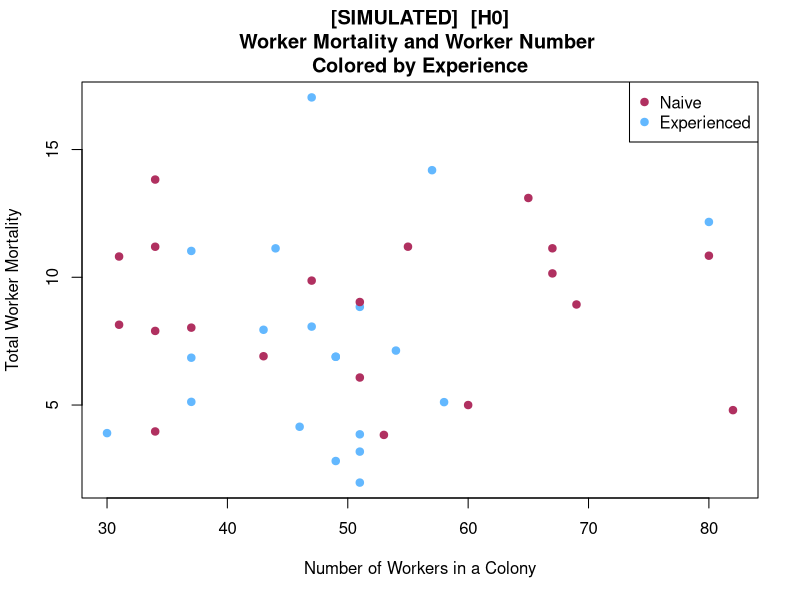
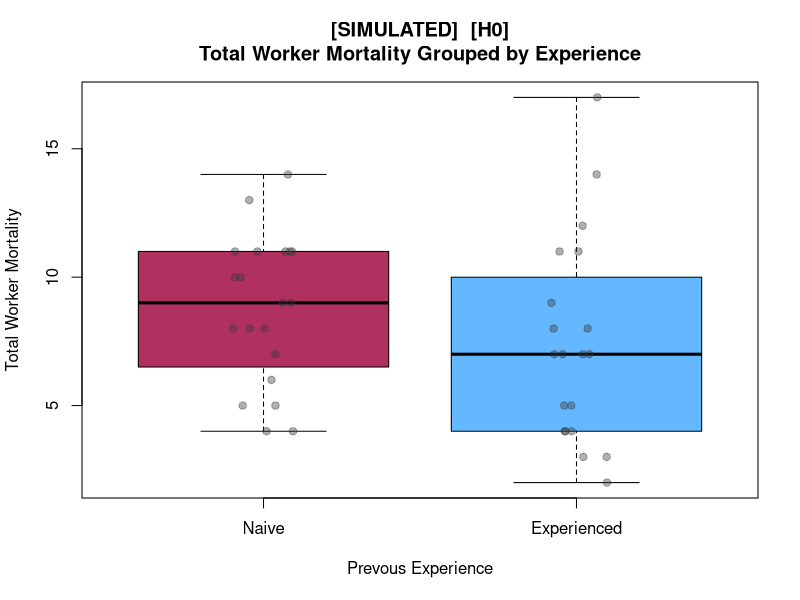
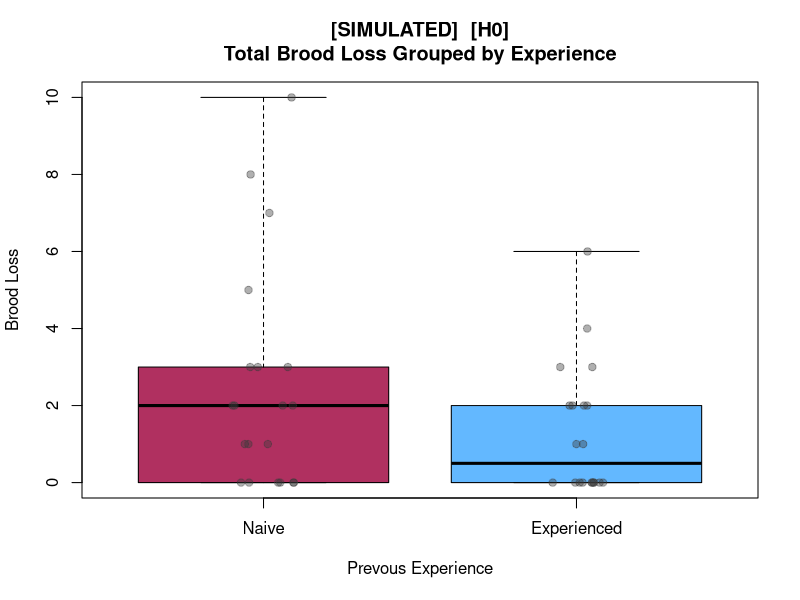

Source code (R) for these figures, in order: (Note: this script raises an error after producing the figures.)
###
#    Emiliano Calvo Alcaniz
#######################################################
#                  Ch 2 
##     What is the role of experience                ##
##      in determining contest success?              ##
#           Feb-2026
#######################################################

### README!!!! ---------------------------------------
# For ease of reading, I've tried to stick to a code:

###  3 HASHTAGS MEANS SECTION TITLE OR OVERVIEW

##   2 hashtags is an intermediate comment

#    1 hashtag is a comment explaining what the line(s) of code is/are doing
#   -> 1 hashtag + an arrow means this comment is a continuation of the one above

### SETTING UP THE SCRIPT (WORKING DIR, LIBRARIES, ETC) ----------------
## My working directory: 
# setwd("C:/Users/wjwor/OneDrive/Desktop/gitrepos/experience-contests")

# install.packages('dplyr')
library("dplyr")

### SEED, FUNCTIONS, & PARAMETERS FOR SIMULATING COLONY IMAGES ------------
# set the seed for consistency
set.seed(123)

# Set the collection sites, each of which corresponds to one of the following:
# Willow Canyon, Mount Lemmon, Madera Canyon, Jack Mountain
locations <- c("WC", "ML", "MC", "JM")

### HELPER FUNCTION #1
#   Create a function to make the colony IDs, which are structured as 
#   Collection date (YYMMDD) Location _ Order, ex: 260221JM_A
make_colony_id <- function(date_str, location, order_letter) {
  # paste0() is a special function that links vectors and converts them into characters
  paste0(date_str, location, "_", order_letter)
}

### HELPER FUNCTION #2
#   Create a function to make the contest IDs, which are structured as
#   -> Contest date (YYMMDD) _ Order, ex: 260201_A
#   For simplicity's sake, I'm simulating as if I'll only do one contest daily
make_contest_id <- function(date_str, suffix = "A") {
  paste0(date_str, "_", suffix)
}

# Set start date for the collection and contests
# We'll just pretend it all started on January 1st of this year
start_date <- as.Date("2026-01-01")

### SET UP THE POOL OF COLONY CODES TO USE
#   20 experienced colonies (will have experience of 0, 1, & 2 previous contests)
#   20 naive colonies (appear once, experience = 0, vs final experienced colonies)

# Set colony collection dates, which will be said to occur daily for 40 days 
# -> starting on January 1st
## This _does_ mean that some colonies will be implied to have been caught
## -> after another colony that doesn't actually exist. Don't ask. I only just caught this
colony_dates     <- format(start_date + 0:39, "%y%m%d")

# Set colony collection sites, which will be randomly sampled from one of the
# -> collection sites I set before, and will get a random letter to denote
# -> in which order they were collected
colony_locations <- sample(locations, 40, replace = TRUE)
colony_orders    <- sample(LETTERS[1:8], 40, replace = TRUE)

# Put together the colony IDs based on the site, date, and location info set before
colony_ids       <- mapply(make_colony_id,
                     colony_dates,
                     colony_locations,
                     colony_orders)

# Assign the colonies we just simulated to either the experienced or naive group
experienced_colonies <- colony_ids[1:20]   # will fight 3 contests total
naive_colonies       <- colony_ids[21:40]  # will fight 1 contest

### SET THE QUEEN NUMBER
## If this isn't done, you get colonies who shift 
## --> between 1 and 20 queens sometimes
queen_distribution <- round(rexp(40, rate = 0.3))+1
queen_lookup <- setNames(
  # here, we have r pick between 1 and 20 queens, where the probability of having
  # -> 1 queen is 25%, and any of the other 9 options are randomly chosen from the remaining 75%
  sample(queen_distribution, 40, replace = FALSE,)
  , colony_ids
)

#  Set the contest dates, they obviously have to take place after the collection dates
contest_dates <- format(start_date + 40 + 0:39, "%y%m%d")

### PAIR UP THE EXPERIENCED COLONIES FOR EACH CONTEST
##  To do this, we'll be creating a round-robin function to pair up the colonies

# First, define a function called round_robin that takes a single argument: colonies
# -> "colonies" is the vector of 20 experienced colony IDs
# n gets set as the number of colonies, and can then be used to control the
# -> length of the loop so it stops once we're out of colonies
round_robin <- function(colonies) {
  n     <- length(colonies)
  # set the first colony as "fixed" so the round robin algorithm can rotate the
  # -> other colonies around it. The remaining colonies are set as "rotating"
  fixed <- colonies[1]
  rotating <- colonies[-1]
  # create an empty list with 19 spaces, so the colonies each face 
  # -> the other colonies ONLY ONCE
  rounds <- vector("list", n - 1)
  ## This is the hard part :'(
  #  Below, we tell r to loop through a sequence of the number of colonies MINUS 1
  #  -> that way, we don't pair up colonies against a colony they already fought
  #  "round_cols" is an assembled sequence of the colonies, with the fixed colony first
  #  -> Reminder: in a round-robin, you want one fixed individual that the others rotate around
  ## I'm going to break down the "pairs" line in extreme detail bc it's hard
  #  seq(1, n, by = 2) creates a sequence of numbers, 1:n, 
  #  -> where n = the number of colonies (basically, n = 20)
  #  -> this creates a sequence of the LEFT-SIDE colony in each pair (1, 3, 5, ... up to 19)
  #  lapply(X, FUN) returns a list of X that has had a function (FUN) applied to it
  #  -> (IN OUR CASE, X = the sequence of left-side colony pairings we just made)
  #     -> Reminder: we want to create a list of paired up colonies from which
  #     -> we simulate contests, that's the round-robin thing we've been doing
  #  -> the function below, function(i) says for each iteration (i)
  #     -> (IN OUR CASE, i = the LEFT SIDE COLONY OF THE PAIR set by the sequence)
  #     -> we want to create a pairing, where the colony i is paired with
  #     -> the colony i + 1
  ##    -> WHAT DOES THIS MEAN????
  #        -> VERY SIMPLY: we are creating a list of pairs where colonies 1&2 are paired,
  #        -> colonies 3&4 are paired, 5&6, 7&8, etc
  ##    -> IS THIS THE EASIEST WAY TO DO THIS? 
  ##       -> My dad said no but I don't know
  #   Okay, now we have our pairs, we need to store them, which we do into "rounds[[r]]"
  #   -> we have to do this with the [[]] because this allows us to store them in 
  #   -> a way where they won't get overwritten AND we can retrieve them later
  #   -> The rounds had to be broken down into blocks (rounds[1], rounds[2], rounds[3])
  #   -> because there's going to be 3 pairing events where the colonies cannot fight
  #   -> against a repeat colony
  #  Lastly, the rotating line exists to shift the colony pairs over, to create new pairings
  #  -> we create a list where the current LAST colony becomes the new FIRST colony
  #  -> "rotating[length(rotating)] is the same as "rotating[19]"
  #  -> "rotating[-length(rotating)]" takes the list of colonies except for the final one
  #  ->  and leaves them in the same order as before
  #      -> This allows the next iteration of the loop to assign new pairings without
  #      -> accidentally having repeat contests between colonies
  #  After all this, we close the loop
  
  for (r in seq_len(n - 1)) {
    round_cols <- c(fixed, rotating)
    pairs <- lapply(seq(1, n, by = 2), function(i) c(round_cols[i], round_cols[i + 1]))
    rounds[[r]] <- pairs
    rotating <- c(rotating[length(rotating)], rotating[-length(rotating)])
  }
  
  # "rounds" below now gives us the final list of rounds, which has the 19 rounds of 10 pairings
  rounds
}

# Here, we combine all the lists of rounds from before 
all_rounds <- round_robin(experienced_colonies)

# Now, we create the shuffled pairings for the first 2 rounds of experience contests
block1_pairs <- all_rounds[[1]] # Round 1 → Block 1 pairs (experience = 0)
block2_pairs <- all_rounds[[2]] # Round 2 → Block 2 pairs (experience = 1)

# Round 3 pairings: experienced vs naive colonies
naive_shuffled <- sample(naive_colonies) # shuffle the colonies to create random pairing
block3_pairs   <- lapply(1:20, function(i) c(experienced_colonies[i], naive_shuffled[i]))


### SET UP DISTRIBUTIONS FOR STUFF THAT ISN'T HYPOTHESIS-SPECIFIC
# For brood, set the mean and standard deviation
brood_mean <- 50
brood_sd <- 20
brood_num <- round(rnorm(40, mean = brood_mean, sd = brood_sd))

# For workers, set the mean and standard deviation
worker_mean <- 50
worker_sd <-15
worker_num <- round(rnorm(40, mean = worker_mean, sd = worker_sd))


### SIMULATED COLONY IMAGES FOR H0 ----------------------------------

# Creating an empty df for h0 to use for simulated data, matching my datasheet
sim_images_h0_df <- data.frame(
      contest_id = character(0)
  ,   colony_id = character(0)
  ,   worker_number = integer(0)
  ,   brood_number = integer(0)
  ,   queen_number = integer(0)
  ,   contest_mortality = integer(0)
  ,   hr_mortality = integer(0)
  ,   total_mortality = integer(0)
  ,   previous_experience = factor(character(0))
  ,   brood_loss = integer(0)
  ,   notes = character(0)
)

# For mortalities
# Set as an exponential distribution where the majority of the values
# -> are very low and a small amount are larger
contest_mortality_distribution_h0 <- round(rexp(40, rate = 0.33)) + 1
hr_mortality_distribution_h0 <- round(rexp(40, rate = 0.31)) + 1


### NOW WE ADD THE ROWS TO THE DATA FRAME WE MADE
# Here's another function, this one adding information to the df
make_rows <- function(contest_id, colony_id, experience) {
# the number of rows should correspond to the number of colonies
  n_rows <- length(colony_id)
  data.frame(
# the contest_id column should replicate the contest ids set up the number of times
# -> that we have rows
    contest_id           = rep(contest_id, n_rows)
  ,  colony_id            = colony_id
# the worker and brood number should be randomly sampled from a set of values
  ,  worker_number        = sample(worker_num,  n_rows, replace = TRUE)
  ,  brood_number         = sample(brood_num,  n_rows, replace = TRUE)
# the queen number is just based on the sample we made before
  ,  queen_number         = queen_lookup[colony_id]
# contest and hr mortality are randomly sampled
  ,  contest_mortality    = sample(contest_mortality_distribution_h0, n_rows)
  ,  hr_mortality         = sample(hr_mortality_distribution_h0, n_rows)
# total mortality is left blank and will be calculated at the end by adding up 
# -> the previous two lines
  ,  total_mortality      = NA_integer_
# whether the colonies have previous experience depends on the block AND 
# -> the colony type (ie. experienced or naive)
  ,  previous_experience  = factor(experience, levels = c("0", "1", "2"))
# randomly sampled
  ,  brood_loss = round((rexp(n_rows, rate = .7)*rexp(n_rows, rate = 0.7)))
# put in a small chance of random notes, not really important tbh
  ,  notes                = sample(
      c(""), n_rows, replace = TRUE,
      prob = 1)
  ,  stringsAsFactors = FALSE
  )
}

### BLOCK 1: 10 CONTESTS WHERE EXPERIENCE = 0
# seq_along(block1_pairs) creates a sequence along which to iterate the contests
# -> This sequence is then applied to the row-making function below
# -> In this row-making function, r creates the contest id by taking each 
# -> iteration of contest date ("contest_dates[i]") and then converting it into 
# -> a contest id using the contest making function from like 200 lines ago
# The colony_id is determined by retrieving each colony ID from the block pairs list
# -> Because this is a list, we have to use the [[double brackets]] to extract
# -> the actual pair names from the list, not just a new list that [single brackets] 
# -> would give. the "make_rows" function needs the object names themselves
# Experience is 0,0 because both colonies are experiencing their first contest
block1 <- do.call(rbind, lapply(seq_along(block1_pairs), function(i) {
  make_rows(
    contest_id = make_contest_id(contest_dates[i]),
    colony_id  = block1_pairs[[i]],
    experience = c("0", "0")
  )
}))

### BLOCK 2: 10 CONTESTS WHERE EXPERIENCE = 1 
# This is done the same as above but with 3 changes:
# -> 1) We use block2_pairs instead of block1_pairs (bc this is block 2)
# -> 2) The colonies have previous contest experience
# -> 3) The contest ids are pushed back 10 days, to be after the previous contests end
block2 <- do.call(rbind, lapply(seq_along(block2_pairs), function(i) {
  make_rows(
    contest_id = make_contest_id(contest_dates[10 + i]),
    colony_id  = block2_pairs[[i]],
    experience = c("1", "1")
  )
}))

### BLOCK 3: 20 CONTESTS WHERE EXPERIENCE IS EITHER 0 OR 2
# Same comments as above: we update the block_pairs, the experience, and the dates
block3 <- do.call(rbind, lapply(seq_along(block3_pairs), function(i) {
  make_rows(
    contest_id = make_contest_id(contest_dates[20 + i]),
    colony_id  = block3_pairs[[i]],
    experience = c("2", "0")
  )
}))


### DERIVING AND INPUTTING THE TOTAL MORTALITY COLUMN
# rbind() sticks together the data frames that we just put together above
sim_images_h0_df <- rbind(block1, block2, block3)
# This part is easy, just fill the "total_mortality" column 
# with the total mortality added up
sim_images_h0_df$total_mortality <- sim_images_h0_df$contest_mortality +
  sim_images_h0_df$hr_mortality
# rownames(sim_images_h0_df) <- NULL


View(sim_images_h0_df)

### SIMULATED COLONY IMAGES FOR H1 ----------------------------------
# Creating an empty df for h1 to use for simulated data, matching my datasheet
sim_images_h1_df <- data.frame(
  contest_id = character(0)
  ,   colony_id = character(0)
  ,   worker_number = integer(0)
  ,   brood_number = integer(0)
  ,   queen_number = integer(0)
  ,   contest_mortality = integer(0)
  ,   hr_mortality = integer(0)
  ,   total_mortality = integer(0)
  ,   previous_experience = factor(character(0))
  ,   brood_loss = integer(0)
  ,   notes = character(0)
)

### MORTALITY CALCULATIONS FOR H1
# Separated into naive and experienced categories
# Naive has more of a rightward skew, with some major mortality events
contest_mortality_dist_h1_naive <- round(rexp(40, rate = 0.25))
hr_mortality_dist_h1_naive <- round(rexp(40, rate = 0.26))

# Experienced has much less of a skew
contest_mortality_dist_h1_exp <- round(rexp(40, rate = 0.45))
hr_mortality_dist_h1_exp <- round(rexp(40, rate = 0.46))


### NOW WE ADD THE ROWS TO THE DATA FRAME WE MADE
## Since this is the same as before, it won't have detailed comments
## --> EXCEPT where I added something
  make_rows_h1 <- function(contest_id, colony_id, experience) {
    n_rows <- length(colony_id)
# is_exp is a group where experience doesn't equal 0, it's either 1 or 2
    is_exp <- experience != "0"
# Using ifelse() and based on experience, we're gonna have r pick from the mortality
# -> distributions we just outlined above. If the colony is experienced (is_exp),
# -> then the rows funciton will pick from the first mortality distribution sample 
# -> Otherwise, it'll pick from the second mortality distribution sample
      contest_mort <- ifelse(
      is_exp,
      sample(contest_mortality_dist_h1_exp,  n_rows, replace = TRUE),
      sample(contest_mortality_dist_h1_naive, n_rows, replace = TRUE)
    )
# Here, we're doing the exact same thing as above, but with the mortality after
# -> 24 hours (which is what "hr_mort" stands for)
    hr_mort <- ifelse(
      is_exp,
      sample(hr_mortality_dist_h1_exp,  n_rows, replace = TRUE),
      sample(hr_mortality_dist_h1_naive, n_rows, replace = TRUE)
    )
    
# Brood loss: experienced colonies have a higher rate (more concentrated near 0)
    brood_rate <- ifelse(is_exp, 1.4, 0.7)
    brood_loss <- round(rexp(n_rows, rate = brood_rate) * rexp(n_rows, rate = brood_rate))

# Here's what's going in each line of the data frame that I made before
    data.frame(
      contest_id          = rep(contest_id, n_rows),
      colony_id           = colony_id,
      worker_number       = sample(worker_num, n_rows, replace = TRUE),
      brood_number        = sample(brood_num,  n_rows, replace = TRUE),
      queen_number        = queen_lookup[colony_id],
      contest_mortality   = contest_mort,
      hr_mortality        = hr_mort,
      total_mortality     = NA_integer_,
      previous_experience = factor(experience, levels = c("0", "1", "2")),
      brood_loss          = brood_loss,
      notes               = sample(c(""), n_rows, replace = TRUE, prob = 1),
      stringsAsFactors    = FALSE
    )
  }

### BLOCK 1: 10 CONTESTS WHERE EXPERIENCE = 0
block1_h1 <- do.call(rbind, lapply(seq_along(block1_pairs), function(i) {
  make_rows(
    contest_id = make_contest_id(contest_dates[i]),
    colony_id  = block1_pairs[[i]],
    experience = c("0", "0")
  )
}))

### BLOCK 2: 10 CONTESTS WHERE EXPERIENCE = 1 
block2_h1 <- do.call(rbind, lapply(seq_along(block2_pairs), function(i) {
  make_rows(
    contest_id = make_contest_id(contest_dates[10 + i]),
    colony_id  = block2_pairs[[i]],
    experience = c("1", "1")
  )
}))

### BLOCK 3: 20 CONTESTS WHERE EXPERIENCE IS EITHER 0 OR 2
# Same comments as above: we update the block_pairs, the experience, and the dates
block3_h1 <- do.call(rbind, lapply(seq_along(block3_pairs), function(i) {
  make_rows_h1(
    contest_id = make_contest_id(contest_dates[20 + i]),
    colony_id  = block3_pairs[[i]],
    experience = c("2", "0")
  )
}))


### DERIVING AND INPUTTING THE TOTAL MORTALITY COLUMN
# rbind() sticks together the data frames that we just put together above
sim_images_h1_df <- rbind(block1_h1, block2_h1, block3_h1)
# This part is easy, just fill the "total_mortality" column 
# with the total mortality added up
sim_images_h1_df$total_mortality <- sim_images_h1_df$contest_mortality +
  sim_images_h1_df$hr_mortality

View(sim_images_h1_df)
### SIMULATED COLONY IMAGES FOR H2 ----------------------------------
# Creating an empty df for h0 to use for simulated data, matching my datasheet
sim_images_h2_df <- data.frame(
  contest_id = character(0)
  ,   colony_id = character(0)
  ,   worker_number = integer(0)
  ,   brood_number = integer(0)
  ,   queen_number = integer(0)
  ,   contest_mortality = integer(0)
  ,   hr_mortality = integer(0)
  ,   total_mortality = integer(0)
  ,   previous_experience = factor(character(0))
  ,   brood_loss = integer(0)
  ,   notes = character(0)
)

### MORTALITY CALCULATIONS FOR H2
# Naive has LESS of a rightward skew
contest_mortality_dist_h2_naive <- round(rexp(40, rate = 0.96))
hr_mortality_dist_h2_naive <- round(rexp(40, rate = 0.95))

# Experienced has much MORE of a skew, with mortality events
contest_mortality_dist_h2_exp <- round(rexp(40, rate = 0.32))
hr_mortality_dist_h2_exp <- round(rexp(40, rate = 0.33))


### NOW WE ADD THE ROWS TO THE DATA FRAME WE MADE
## Since this is the same as before, it won't have detailed comments
## --> The only real change here is that I'm using my "h2" distributions that
## --> we just made above
make_rows_h2 <- function(contest_id, colony_id, experience) {
  n_rows <- length(colony_id)
  is_exp <- experience != "0"
  contest_mort <- ifelse(
    is_exp,
    sample(contest_mortality_dist_h2_exp,  n_rows, replace = TRUE),
    sample(contest_mortality_dist_h2_naive, n_rows, replace = TRUE)
  )
  
  hr_mort <- ifelse(
    is_exp,
    sample(hr_mortality_dist_h2_exp,  n_rows, replace = TRUE),
    sample(hr_mortality_dist_h2_naive, n_rows, replace = TRUE)
  )
  
  # Brood loss: experienced colonies have a higher rate (more concentrated near 0)
  brood_rate <- ifelse(is_exp, 0.57, 1.33)
  brood_loss <- round(rexp(n_rows, rate = brood_rate) * rexp(n_rows, rate = brood_rate))
  
  data.frame(
    contest_id          = rep(contest_id, n_rows),
    colony_id           = colony_id,
    worker_number       = sample(worker_num, n_rows, replace = TRUE),
    brood_number        = sample(brood_num,  n_rows, replace = TRUE),
    queen_number        = queen_lookup[colony_id],
    contest_mortality   = contest_mort,
    hr_mortality        = hr_mort,
    total_mortality     = NA_integer_,
    previous_experience = factor(experience, levels = c("0", "1", "2")),
    brood_loss          = brood_loss,
    notes               = sample(c(""), n_rows, replace = TRUE, prob = 1),
    stringsAsFactors    = FALSE
  )
}

### BLOCK 1: 10 CONTESTS WHERE EXPERIENCE = 0
block1_h2 <- do.call(rbind, lapply(seq_along(block1_pairs), function(i) {
  make_rows_h2(
    contest_id = make_contest_id(contest_dates[i]),
    colony_id  = block1_pairs[[i]],
    experience = c("0", "0")
  )
}))

### BLOCK 2: 10 CONTESTS WHERE EXPERIENCE = 1 
block2_h2 <- do.call(rbind, lapply(seq_along(block2_pairs), function(i) {
  make_rows_h2(
    contest_id = make_contest_id(contest_dates[10 + i]),
    colony_id  = block2_pairs[[i]],
    experience = c("1", "1")
  )
}))

### BLOCK 3: 20 CONTESTS WHERE EXPERIENCE IS EITHER 0 OR 2
# Same comments as above: we update the block_pairs, the experience, and the dates
block3_h2 <- do.call(rbind, lapply(seq_along(block3_pairs), function(i) {
  make_rows_h2(
    contest_id = make_contest_id(contest_dates[20 + i]),
    colony_id  = block3_pairs[[i]],
    experience = c("2", "0")
  )
}))


### DERIVING AND INPUTTING THE TOTAL MORTALITY COLUMN
# rbind() sticks together the data frames that we just put together above
sim_images_h2_df <- rbind(block1_h2, block2_h2, block3_h2)
# This part is easy, just fill the "total_mortality" column 
# with the total mortality added up
sim_images_h2_df$total_mortality <- sim_images_h2_df$contest_mortality +
  sim_images_h2_df$hr_mortality

View(sim_images_h2_df)

### SIMULATING DATA OF VIDEO ANALYSIS ----------------------------------
simulated_video_data_df <- data.frame(
      contest_id = character(0)
  ,   file_name = character(0)
  ,   contest_id = character(0)
  ,   contest_start_time = numeric(0)
  ,   time_stamp = numeric(0)
  ,   colony_id = character(0)
  ,   number_workers_out = integer(0)
  ,   number_workers_pinning = integer(0)
  ,   number_workers_guarding = integer(0)
  ,   brood_care_in_arena = integer(0)
  ,   tandem_runs = character(0)
  ,   notes = character(0)
)









### SIMULATING DATA COLLECTIVE CONTEST ----------------------------------
simulated_notes_data_df <- data.frame(
      contest_id = character(0)
  ,   date = character(0)
  ,   time_start = character(0)
  ,   colony_1_id = character(0)
  ,   colony_2_id = character(0)
  ,   workers_removed_from_colony_box = numeric(0)
  ,   notes = character(0)
)







### ACTUAL DATA IMPORTING ----------------------------------
# For now.... empty





### DATA WRANGLING  -----------------------------------
















### ANALYSIS -------------------------------------------------------------
### H0 PLOTS ----------

# Renaming the variables I'm plotting for convenience
broodlossh0 <- sim_images_h0_df$brood_loss[41:80]
mortalityh0 <- sim_images_h0_df$total_mortality[41:80]
n_workerh0 <- sim_images_h0_df$worker_number[41:80]
exph0 <- sim_images_h0_df$previous_experience[41:80]

# Have to set the color before cause r hates me specifically
exp_colors <- c("0" = "maroon", "1" = "white", "2" = "steelblue1")

# Create the plot
plot(n_workerh0, jitter(mortalityh0)
     , main = "[SIMULATED]  [H0]\nWorker Mortality and Worker Number \nColored by Experience"
     , xlab = "Number of Workers in a Colony"
     , ylab = "Total Worker Mortality"
     , pch = 19
     , col = exp_colors[exph0]
     )

# For some reason this is the only way I found to actually get rid of the 
# -> experience level of 1 in the legend, since this plot only shows the 
# -> fully experienced vs fully naive colonies
# The droplevels() function gets rid of unused levels from a factor

present_levels <- levels(droplevels(exph0))
legend("topright"
       , legend = c("Naive", "Experienced")
       , col    = exp_colors[present_levels]
       , pch    = 19
)


### BOX PLOTS OF WORKER MORTALITY GROUPED BY EXPERIENCE
boxplot(mortalityh0 ~ previous_experience
        , data = droplevels(sim_images_h0_df[41:80, ])
        , main = "[SIMULATED]  [H0]\nTotal Worker Mortality Grouped by Experience"
        , names = c("Naive", "Experienced")
        , xlab = "Prevous Experience"
        , ylab = "Total Worker Mortality"
        , col = exp_colors[present_levels]
)

### SHOW THE RAW DATA POINTS ON TOP
stripchart(mortalityh0 ~ previous_experience,
           data   = droplevels(sim_images_h0_df[41:80, ])
           , add    = TRUE
           , method = "jitter"
           , pch    = 19
# adjustcolor() gives the option to make the points transparent
           , col    = adjustcolor("gray23", alpha.f = 0.4)
           , vertical = TRUE
)

### STATISTICAL TEST
# Non-parametric test, seeing if the two groups have a 
# -> statistically significant difference
wilcox.test(mortalityh0 ~ exph0, data = sim_images_h0_df)



### BOX PLOTS OF BROOD LOSS GROUPED BY EXPERIENCE
boxplot(broodlossh0 ~ previous_experience
        , data = droplevels(sim_images_h0_df[41:80, ])
        , main = "[SIMULATED]  [H0]\nTotal Brood Loss Grouped by Experience"
        , names = c("Naive", "Experienced")
        , xlab = "Prevous Experience"
        , ylab = "Brood Loss"
        , col = exp_colors[present_levels]
        , range = 0
)

### SHOW THE RAW DATA POINTS ON TOP
stripchart(broodlossh0 ~ previous_experience,
           data   = droplevels(sim_images_h0_df[41:80, ])
           , add    = TRUE
           , method = "jitter"
           , pch    = 19
           # adjustcolor() gives the option to make the points transparent
           , col    = adjustcolor("gray23", alpha.f = 0.4)
           , vertical = TRUE
)

### STATISTICAL TEST

# Non-parametric test, seeing if the two groups have a 
# -> statistically significant difference
wilcox.test(broodloss ~ exp, data = sim_images_h0_df)

### H1 PLOTS ----------
broodlossh1 <- sim_images_h1_df$brood_loss[41:80]
mortalityh1 <- sim_images_h1_df$total_mortality[41:80]
n_workerh1 <- sim_images_h1_df$worker_number[41:80]
exph1 <- sim_images_h1_df$previous_experience[41:80]
pres_levels_h1 <- levels(droplevels(exph1))


### BOX PLOTS OF WORKER MORTALITY GROUPED BY EXPERIENCE
boxplot(mortalityh1 ~ previous_experience
        , data = droplevels(sim_images_h1_df[41:80, ])
        , main = "[SIMULATED]  [H1]\nTotal Worker Mortality Grouped by Experience"
        , names = c("Naive", "Experienced")
        , xlab = "Prevous Experience"
        , ylab = "Total Worker Mortality"
        , range = 0
        , col = exp_colors[pres_levels_h1]
)

### SHOW THE RAW DATA POINTS ON TOP
stripchart(mortalityh1 ~ previous_experience,
           data   = droplevels(sim_images_h1_df[41:80, ])
           , add    = TRUE
           , method = "jitter"
           , pch    = 19
           , col    = adjustcolor("gray23", alpha.f = 0.4)
           , vertical = TRUE
)

### STATISTICAL TEST
# Non-parametric test, seeing if the two groups have a 
# -> statistically significant difference
wilcox.test(mortalityh1 ~ exph1, data = sim_images_h1_df)



### BOX PLOTS OF BROOD LOSS GROUPED BY EXPERIENCE
boxplot(broodlossh1 ~ previous_experience
        , data = droplevels(sim_images_h1_df[41:80, ])
        , main = "[SIMULATED]  [H1]\nTotal Brood Loss Grouped by Experience"
        , names = c("Naive", "Experienced")
        , xlab = "Prevous Experience"
        , ylab = "Brood Loss"
        , col = exp_colors[pres_levels_h1]
        , range = 0
)

### SHOW THE RAW DATA POINTS ON TOP
stripchart(broodlossh1 ~ previous_experience,
           data   = droplevels(sim_images_h1_df[41:80, ])
           , add    = TRUE
           , method = "jitter"
           , pch    = 19
           , col    = adjustcolor("gray23", alpha.f = 0.4)
           , vertical = TRUE
)

### STATISTICAL TEST

# Non-parametric test, seeing if the two groups have a 
# -> statistically significant difference
wilcox.test(broodlossh1 ~ exph1, data = sim_images_h1_df)



### H2 PLOTS --------
broodlossh2 <- sim_images_h2_df$brood_loss[41:80]
mortalityh2 <- sim_images_h2_df$total_mortality[41:80]
n_workerh2 <- sim_images_h2_df$worker_number[41:80]
exph2 <- sim_images_h2_df$previous_experience[41:80]
pres_levels_h2 <- levels(droplevels(exph2))


### BOX PLOTS OF WORKER MORTALITY GROUPED BY EXPERIENCE
boxplot(mortalityh2 ~ previous_experience
        , data = droplevels(sim_images_h2_df[41:80, ])
        , main = "[SIMULATED]  [H2]\nTotal Worker Mortality Grouped by Experience"
        , names = c("Naive", "Experienced")
        , xlab = "Prevous Experience"
        , ylab = "Total Worker Mortality"
        , range = 0
        , col = exp_colors[pres_levels_h2]
)

### SHOW THE RAW DATA POINTS ON TOP
stripchart(mortalityh2 ~ previous_experience,
           data   = droplevels(sim_images_h2_df[41:80, ])
           , add    = TRUE
           , method = "jitter"
           , pch    = 19
           , col    = adjustcolor("gray23", alpha.f = 0.4)
           , vertical = TRUE
)

### STATISTICAL TEST
# Non-parametric test, seeing if the two groups have a 
# -> statistically significant difference
wilcox.test(mortalityh2 ~ exph2, data = sim_images_h2_df)



### BOX PLOTS OF BROOD LOSS GROUPED BY EXPERIENCE
boxplot(broodlossh2 ~ previous_experience
        , data = droplevels(sim_images_h2_df[41:80, ])
        , main = "[SIMULATED]  [H2]\nTotal Brood Loss Grouped by Experience"
        , names = c("Naive", "Experienced")
        , xlab = "Prevous Experience"
        , ylab = "Brood Loss"
        , col = exp_colors[pres_levels_h2]
        , range = 0
)

### SHOW THE RAW DATA POINTS ON TOP
stripchart(broodlossh2 ~ previous_experience,
           data   = droplevels(sim_images_h2_df[41:80, ])
           , add    = TRUE
           , method = "jitter"
           , pch    = 19
           , col    = adjustcolor("gray23", alpha.f = 0.4)
           , vertical = TRUE
)

### STATISTICAL TEST

# Non-parametric test, seeing if the two groups have a 
# -> statistically significant difference
wilcox.test(broodlossh2 ~ exph2, data = sim_images_h2_df)





### END :) -------------------------------------------------------------
#Rearrange do pairs are next to each other
summary_table <- sim_images_h0_df %>%
  group_by(contest_id) %>%
  summarise(broodlossexp = ifelse(previous_experience==0, NA, brood_loss)
            , broodlossnaive = ifelse(previous_experience==1, brood_loss, NA)
  )
